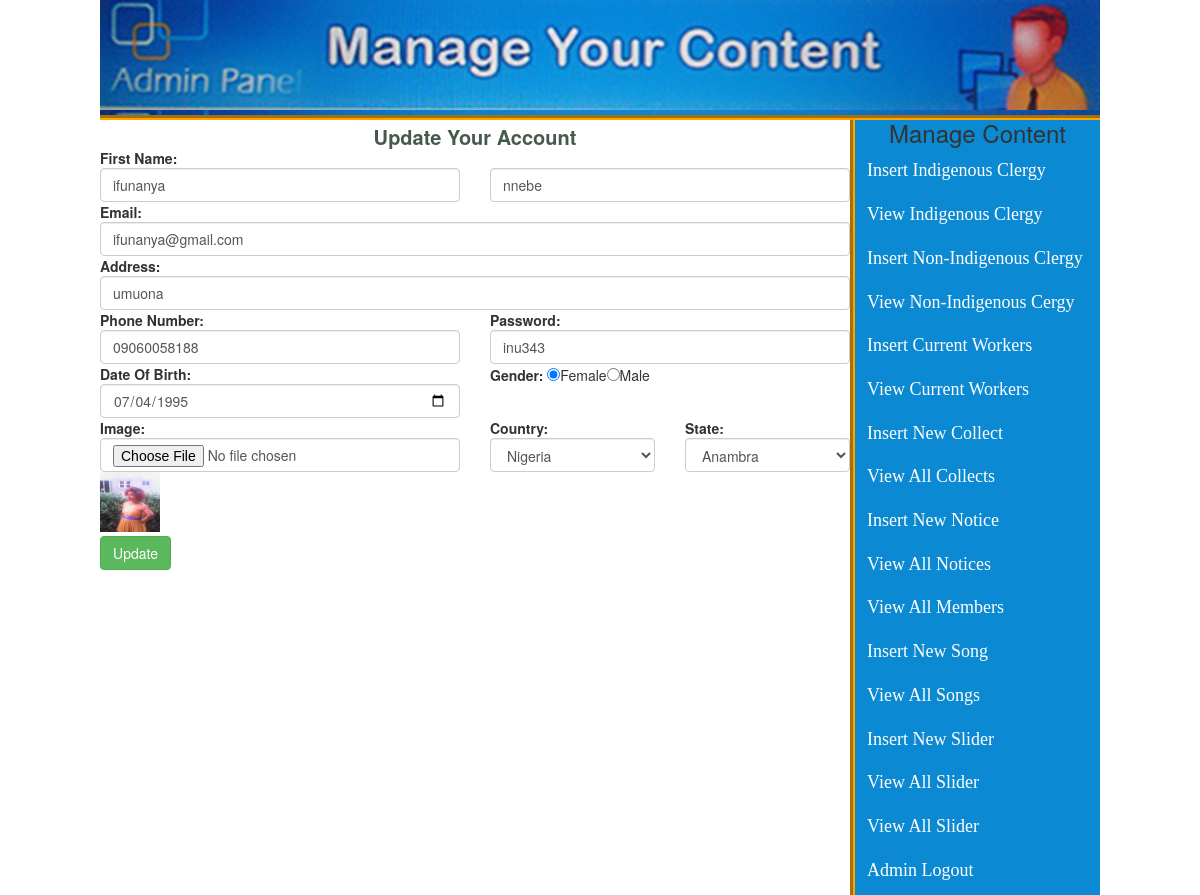
/admin_area/index.php?edit_member=15 (signed in), run on the app's committed database.
### tables this page shows
CREATE TABLE `members` (
  `member_id` int(10) NOT NULL,
  `first_name` varchar(30) NOT NULL,
  `last_name` varchar(30) NOT NULL,
  `email` varchar(50) NOT NULL,
  `address` varchar(50) NOT NULL,
  `phone_no` varchar(11) NOT NULL,
  `pass` varchar(50) NOT NULL,
  `gender` text NOT NULL,
  `date` date NOT NULL,
  `image` text NOT NULL,
  `country` text NOT NULL,
  `state` text NOT NULL
);

### admin_area/edit_member.php (the view, shortened to what this page needs)
<?php
include("includes/db.php");
if (isset($_GET['edit_member'])) {
 $get_id = $_GET['edit_member'];
 $get_query = "select * from members where member_id = '$get_id'";
  $run_member = mysqli_query($con, $get_query);
  $row_member = mysqli_fetch_array($run_member);
    $member_email = $row_member['email'];
    $member_firstname = $row_member['first_name'];
    $member_lastname= $row_member['last_name'];
    $member_image = $row_member['image'];
    $member_phoneno = $row_member['phone_no'];
    $member_pass = $row_member['pass'];
    $member_address = $row_member['address'];
    $member_date = $row_member['date'];
    $member_gender = $row_member['gender'];
    $member_country = $row_member['country'];
    $member_state = $row_member['state'];
    }
?>
      <div class="editBox">
                <div class="form-box">
              <h1 style="text-align: center; color: #46594c;font-size: 20px; font-weight: bolder;">Update Your Account </h1>
                <form action="" method="post" enctype="multipart/form-data">
                  <label for="m_firstname" class="control-label">First Name:</label>
                  <div class="row">
                      <div class="col-md-6 padding-top-10">
                          <input type="text" class="form-control" name="m_firstname" id="m_firstname" placeholder="First Name" required value="<?php echo $member_firstname; ?>" />
                      </div>
                      <div class="col-md-6 padding-top-10">
                          <input type="text" class="form-control" name="m_lastname" id="m_lastname" placeholder="Last Name" required value="<?php echo $member_lastname; ?>">
                      </div>
                  </div>
                  <label for="m_email" class="control-label">Email:</label>
                  <div class="row padding-top-10">
                      <div class="col-md-12">
                        <input type="text" class="form-control" id="m_email" name="m_email" placeholder="Email" value="<?php echo $member_email; ?>" required>
                      </div>
                  </div>
                  <label for="m_address" class="control-label">Address:</label>
                  <div class="row padding-top-10">
                     <div class="col-md-12">
                        <input type="text" class="form-control" id="m_address" name="m_address" placeholder="Address" value="<?php echo $member_address; ?>" required>
                     </div>
                  </div>
                  <div class="row">
                    <div class="col-md-6 padding-top-10">
                      <label for="m_mobile" class="control-label">Phone Number:</label>
                      <input type="text" class="form-control" id="m_mobile" name="m_mobile" placeholder="Phone Number" value="<?php echo $member_phoneno; ?>" required>
                    </div>
                    <div class="col-md-6 padding-top-10">
                      <label for="m_pass" class="control-label">Password:</label>
                      <input type="text" class="form-control" id="m_pass" name="m_pass" placeholder="Phone Number" value="<?php echo $member_pass; ?>" required>
                    </div>
                  </div>
                  <div class="row">
                    <div class="col-md-6 padding-top-10">
                      <label for="m_date" class="control-label">Date Of Birth:</label>
                      <input type="date" class="form-control" id="m_date" name="m_date" placeholder="" value="<?php echo $member_date; ?>" required>
                    </div>
                    <div class="col-md-6 padding-top-10">
                      <label for="m_gender" class="control-label">Gender:</label>
                      <?php
                      $male = "Male";
                      $female= "Female";
                      if ($member_gender==$female) {
                        echo "<input type='radio' name='m_gender' checked value='$member_gender' >Female";
                        echo "<input type='radio' name='m_gender' value='$male' >Male";
                      }
                      ?>
                    </div>
                  </div>
                  <div class="row">
                    <div class="col-md-6 padding-top-10">
                      <label for="m_image" class="control-label">Image:</label>
                      <input type="file" class="form-control" id="m_image" name="m_image" placeholder="" required><img src="../members/members_images/<?php echo $member_image; ?> " width= "60" height="60">
                    </div>
                    <div class="col-md-3 padding-top-10">
                      <label for="m_country" class="control-label">Country:</label>
                      <select name="m_country" id="m_country" class="form-control">
                         <option><?php  echo $member_country; ?></option>
                         </select>
                    </div>
                    <div class="col-md-3 padding-top-10">
                      <label for="m_state" class="control-label">State:</label>
                      <select name="m_state" id="m_state" class="form-control">
                       <option><?php  echo $member_state; ?></option>
                     </select>
                    </div>
                  </div>
                  <div class="row">
                      <div class="col-md-2">
                        <button type="submit" name="register" class="btn btn-success">Update</button>
                      </div>
                  </div>
                </form>
       </div>
       </div>

### admin_area/styles/style.css (style rules this page uses)
html, body, div, span, applet, object, iframe, h1, h2, h3, h4, h5, h6, p, blockquote, pre, a, abbr, acronym, address, big, cite, code, del, dfn, em, img, ins, kbd, q, s, samp, small, strike, strong, sub, sup, tt, var, b, u, i, center,dl, dt, dd, ol, ul, li, fieldset, form, label, legend, table, caption, tbody, tfoot, thead, tr, th, td, article, aside, canvas, details, embed, figure, figcaption, footer, header, hgroup, menu, nav, output, ruby, section, summary, time, mark, audio, video { margin:0; padding:0; border: 0; vertical-align: baseline; }
body { background: white; }

### data on the page
members: m_firstname "ifunanya", m_lastname "nnebe", m_email "ifunanya@gmail.com", m_address "umuona", m_mobile "09060058188", m_pass "inu343", m_date "07/04/1995", image (picture), m_country "Nigeria", m_state "Anambra"
